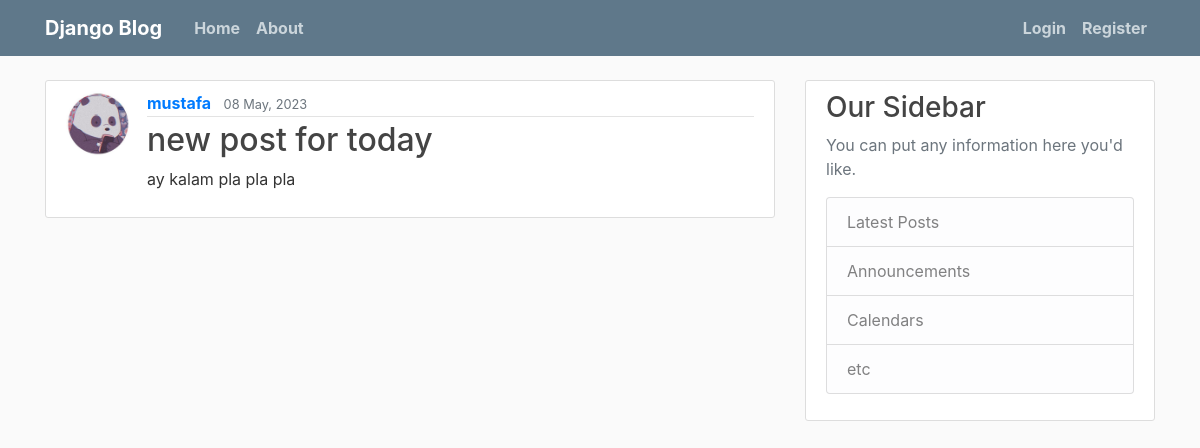
The app's page /post/36/ with its own data.
### blog/models.py (models this page shows, shortened)
class Post(models.Model):
    title = models.CharField(max_length=100)
    content = models.TextField()
    date_posted = models.DateTimeField(default=timezone.now)
    '''
    In Django, a ForeignKey is used to create a many-to-one relationship between two models.
    In this case, the author field is a foreign key to the User model, which represents the
    user who created the current model instance
    '''
    author = models.ForeignKey(User, on_delete=models.CASCADE)
    '''
    The 'on_delete' argument specifies the behavior to adopt when the referenced object is deleted.
    In this case, 'models.CASCADE' means that when a User instance is deleted,
    all instances of the current model that have that User instance as their
    author field will also be deleted.
    '''

### users/models.py (models this page shows, shortened)
class Profile(models.Model):
    user = models.OneToOneField(User, on_delete=models.CASCADE)
    image = models.ImageField(default='profile_pics/default1.jpg', upload_to='profile_pics')

### blog/views.py (the view)
# urls.py: path('post/<int:pk>/', PostDetailView.as_view(), name="post-detail"),
class PostDetailView(DetailView):
    model = Post

### blog/templates/blog/post_detail.html (shortened to what this page needs)
{%extends "blog/base.html"%}
{% block content %}
    <article class="media content-section">
      <img class="rounded-circle article-img" src=" {{ object.author.profile.image.url }} ">
        <div class="media-body">
          <div class="article-metadata">
            <a class="mr-2 font-weight-bold" href="{% url 'user-posts' object.author.username %}">{{ object.author }}</a>
            <small class="text-muted">{{ object.date_posted|date:"d N, Y" }}</small>
          </div>
          <h2 class="article-title">{{ object.title }}</h2>
          <p class="article-content">{{ object.content }}</p>
        </div>
    </article>
{% endblock content %}

### blog/static/blog/main.css (style rules this page uses)
body { background: #fafafa; color: #333333; margin-top: 5rem; }
h1, h2, h3, h4, h5, h6 { color: #444444; }
.content-section { background: #ffffff; padding: 10px 20px; border: 1px solid #dddddd; border-radius: 3px; margin-bottom: 20px; }
.article-title { color: #444444; }
.article-content { white-space: pre-line; }
.article-img { height: 65px; width: 65px; margin-right: 16px; }
.article-metadata { padding-bottom: 1px; margin-bottom: 4px; border-bottom: 1px solid #e3e3e3 }

### records on screen
Post: author.profile.image (picture), author "mustafa", date_posted "08 May, 2023", title "new post for today", content "ay kalam pla pla pla"
